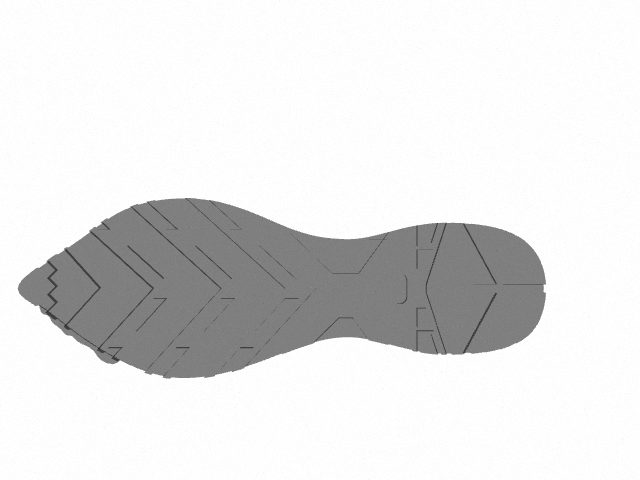
#> input picture Learn to See/Dataset_Generation/models_burrs_base/soles_models/img_sole_n11_0.png, 640 x 480 px, given in place of img_sole_n1_0.png, which was not available
$ python main_burr_generator.py
#> lines starting #> are read from the running program, lines starting #| are printed output that depends on the picture; after the words box and inside, x2 and y2 are one past the last pixel; in counts of white or black regions, pixels touching at a corner belong together; pictures that were not available may be replaced by others from this repository, and a replacement may not be noted
# -*- coding: utf-8 -*-
"""
Created on Sat Oct 28 13:49:47 2023

@author: martin
"""

# -*- coding: utf-8 -*-
"""
Created on Fri Sep  8 12:00:57 2023

@author: martin
"""


import numpy as np
import cv2

import matplotlib.pyplot as plt
import os
from tqdm import tqdm

### IMAGE PRE-PROCESSING ###

# UPLOAD IMAGES


# Load soles models

path = 'models_burrs_base/soles_models/'
files = os.listdir(path)
path_save = 'models_burrs_base/burrs_extracted/'
path_save_bin = 'models_burrs_base/burrs_extracted_bin/'

### create a nominal shape ###
base_1 = cv2.imread("models_burrs_base/soles_models/img_sole_n1_0.png")
#> base_1 is the input picture: shape (480, 640, 3); min 45, max 255, mean 226.3
base_1 = cv2.cvtColor(base_1, cv2.COLOR_BGR2RGB)
base_2 = cv2.imread("models_burrs_base/soles_models/img_sole_n2_0.png")
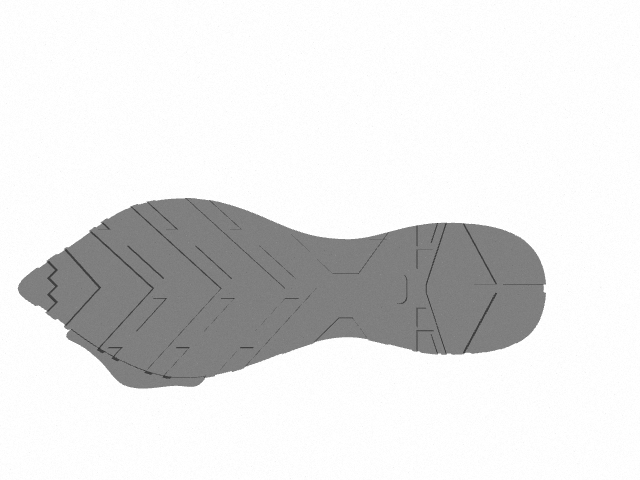
#> input picture Learn to See/Dataset_Generation/models_burrs_base/soles_models/img_sole_n2_0.png, 640 x 480 px
#> base_2 is the input picture: shape (480, 640, 3); min 45, max 255, mean 225.8
base_2 = cv2.cvtColor(base_2, cv2.COLOR_BGR2RGB)

# binary img
_, bin_1 = cv2.threshold(cv2.cvtColor(base_1, cv2.COLOR_RGB2GRAY), 250, 255, cv2.THRESH_BINARY_INV+
                                        cv2.THRESH_OTSU)
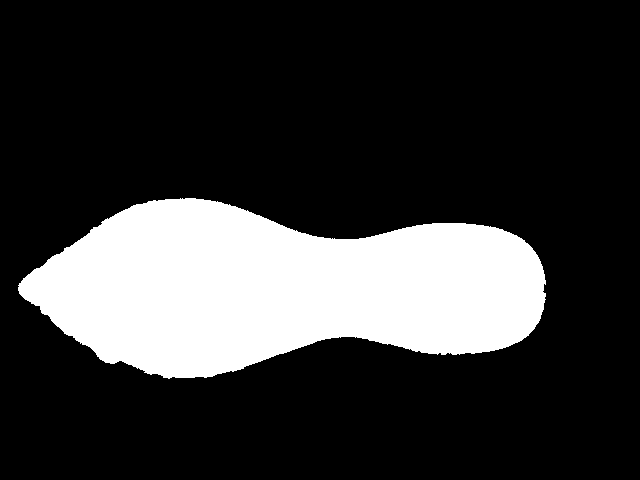
#> bin_1: shape (480, 640); 21.2% white; 1 white region, box (x1, y1, x2, y2) and area: (18, 198, 546, 379) 65209
_, bin_2 = cv2.threshold(cv2.cvtColor(base_2, cv2.COLOR_RGB2GRAY), 250, 255, cv2.THRESH_BINARY_INV+
                                        cv2.THRESH_OTSU)
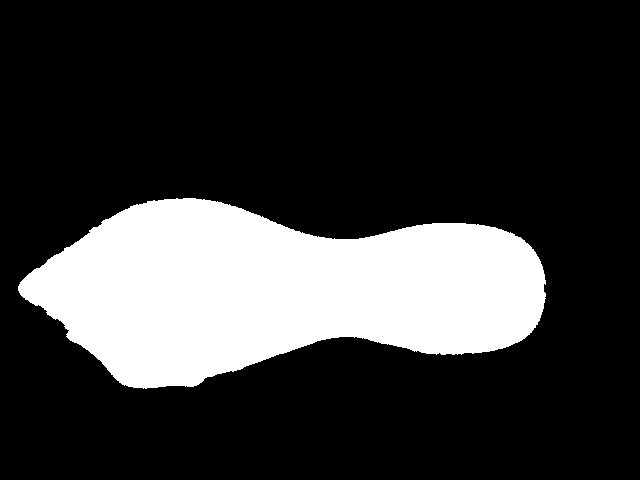
#> bin_2: shape (480, 640); 21.6% white; 1 white region, box (x1, y1, x2, y2) and area: (18, 198, 546, 389) 66486
bin_burr_2 = cv2.subtract(bin_2, bin_1)
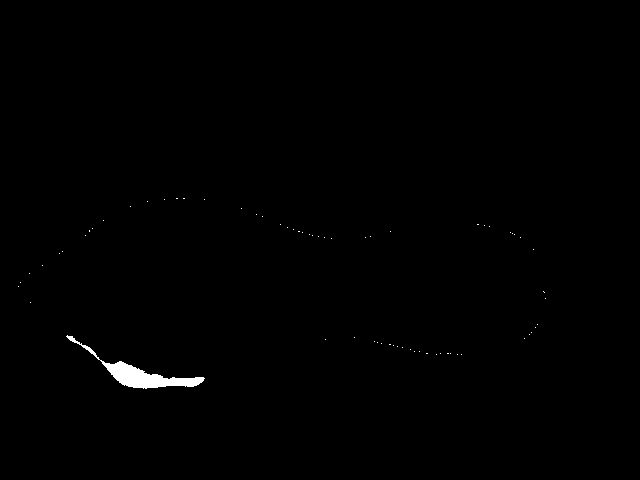
#> bin_burr_2: shape (480, 640); 0.48% white; 68 white regions (67 under 20 px)

# subtract the burr from the rbg img (of sole 2)
contours, hierarchy = cv2.findContours(bin_burr_2, cv2.RETR_CCOMP, cv2.CHAIN_APPROX_SIMPLE)
#> contours = 68 contours, 67 with area under 20; largest, box (x1, y1, x2, y2) and area: (66, 335, 205, 389) 1259
nominal = cv2.drawContours(base_2.copy(), contours, -1, (255, 255, 255), -1)

# binary_nominal_shape
_, nominal_shape = cv2.threshold(cv2.cvtColor(nominal.copy(), cv2.COLOR_RGB2GRAY), 250, 255, cv2.THRESH_BINARY_INV+
                                        cv2.THRESH_OTSU)
#> nominal_shape: shape (480, 640); 21.2% white; 1 white region, box (x1, y1, x2, y2) and area: (18, 198, 546, 379) 65004

# opening morphology to get rid of background noise
kernel = np.ones((2,2),np.uint8)
nominal_shape = cv2.morphologyEx(nominal_shape, cv2.MORPH_OPEN, kernel)
#> nominal_shape: shape (480, 640); 21.2% white; 1 white region, box (x1, y1, x2, y2) and area: (19, 199, 547, 380) 64987

'''# Show it
plt.title('nom bin')
plt.imshow(nominal_shape, cmap="gray")
plt.show()'''

path = 'models_burrs_base/soles_models/'
files = os.listdir(path)
save_path = 'models_burrs_base/burrs_extracted/burr_'
save_nom = 'models_burrs_base/nom_gen/nom_'
for i in tqdm(files):
    image = cv2.imread(path +'/'+i)
    image = cv2.cvtColor(image, cv2.COLOR_BGR2RGB)

    _, bin_img = cv2.threshold(cv2.cvtColor(image, cv2.COLOR_RGB2GRAY), 250, 255, cv2.THRESH_BINARY_INV+
                                            cv2.THRESH_OTSU)

    bin_burr = cv2.subtract(bin_img, nominal_shape)
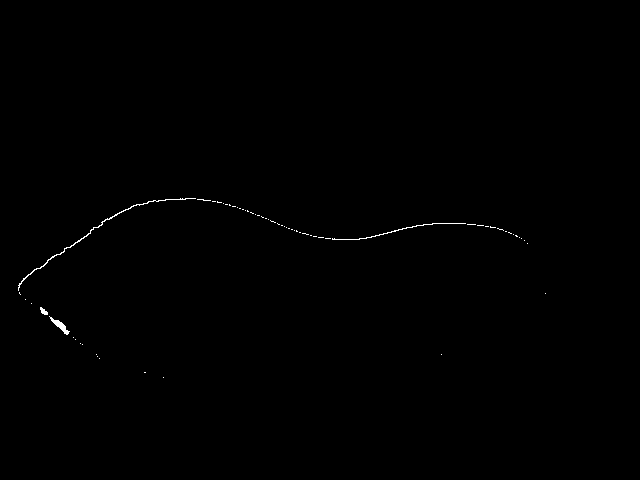
#> bin_burr: shape (480, 640); 0.25% white in thin lines or dots, all inside (x1, y1, x2, y2) = (18, 198, 546, 378)
    contours, hierarchy = cv2.findContours(bin_burr, cv2.RETR_CCOMP, cv2.CHAIN_APPROX_SIMPLE)
#> contours = 64 contours, 61 with area under 20; largest, box (x1, y1, x2, y2) and area: (18, 198, 196, 291) 90, (49, 316, 70, 335) 88, (40, 307, 48, 315) 26
    # extract current nomnal (differentiate for shades depending on sole model)
    curr_nom_or = cv2.drawContours(image.copy(), contours, -1, (255, 255, 255), -1)
    _, curr_nom_shape = cv2.threshold(cv2.cvtColor(curr_nom_or.copy(), cv2.COLOR_RGB2GRAY), 250, 255, cv2.THRESH_BINARY_INV+
                                            cv2.THRESH_OTSU)
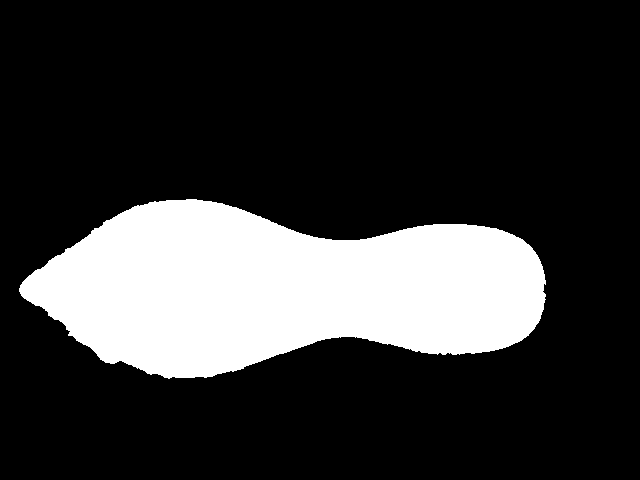
#> curr_nom_shape: shape (480, 640); 21% white; 1 white region, box (x1, y1, x2, y2) and area: (19, 199, 546, 379) 64450
    curr_nom_shape = cv2.cvtColor(cv2.bitwise_not(curr_nom_shape), cv2.COLOR_GRAY2RGB)

    curr_nom = cv2.subtract(curr_nom_or.copy(), curr_nom_shape)
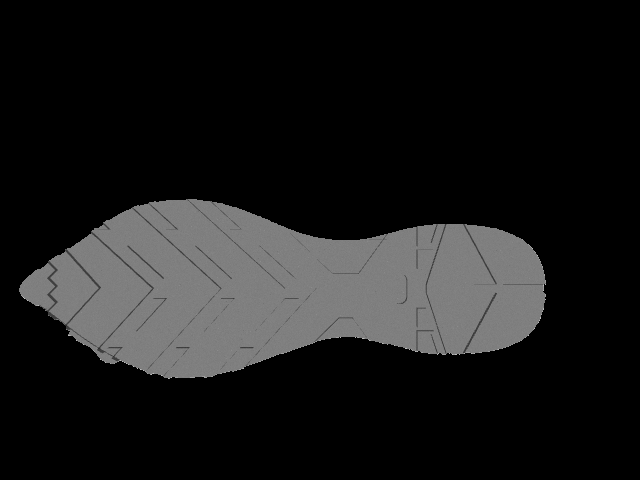
#> curr_nom: shape (480, 640, 3); min 0, max 189, mean 26.3
    curr_nom = curr_nom + curr_nom_shape

    # extract rgb burr
    burr_rgb = image - curr_nom_or


    # opening morphology to get rid of background noise
    kernel = np.ones((3,3),np.uint8)
    burr_rgb = cv2.morphologyEx(burr_rgb, cv2.MORPH_OPEN, kernel)

    name = save_path + i
    cv2.imwrite(name, burr_rgb)
    name = save_nom + i
    cv2.imwrite(name, curr_nom)
#> pass 2 of the loop `for i in tqdm(files):`:
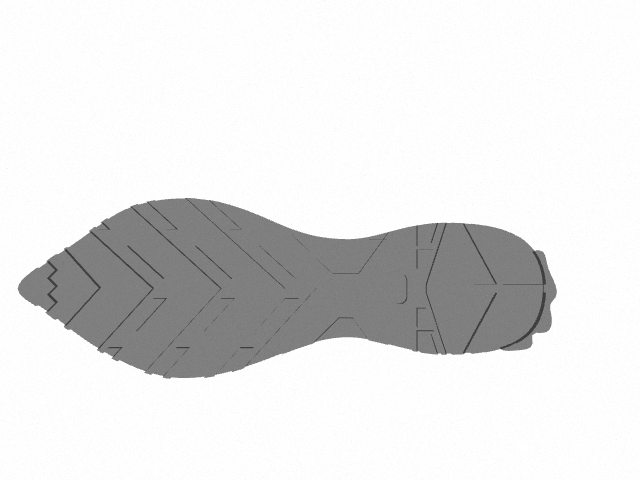
#> input picture Learn to See/Dataset_Generation/models_burrs_base/soles_models/img_sole_n14_0.png, 640 x 480 px
#> image is the input picture: shape (480, 640, 3); min 50, max 255, mean 226.1
#> `_, bin_img = cv2.threshold(cv2.cvtColor(image, cv2.COLOR_RGB2GRAY), 25..`:
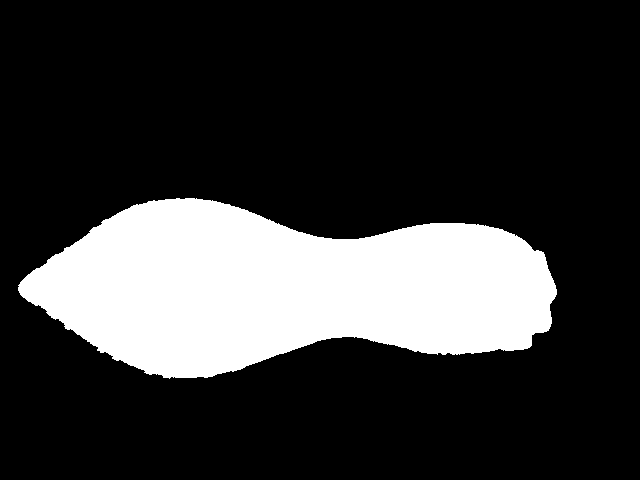
#> bin_img: shape (480, 640); 21.4% white; 1 white region, box (x1, y1, x2, y2) and area: (18, 198, 557, 379) 65727
#> bin_burr: shape (480, 640); 0.48% white; 46 white regions (41 under 20 px)
#> `contours, hierarchy = cv2.findContours(bin_burr, cv2.RETR_CCOMP, cv2.C..`: contours = 46 contours, 43 with area under 20; largest, box (x1, y1, x2, y2) and area: (503, 250, 557, 351) 736, (18, 204, 138, 291) 78, (325, 223, 465, 240) 20
#> `curr_nom = cv2.subtract(curr_nom_or.copy(), curr_nom_shape)`:
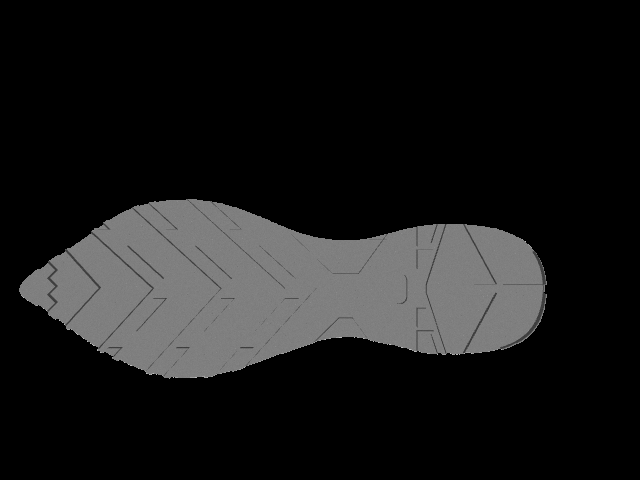
#> curr_nom: shape (480, 640, 3); min 0, max 189, mean 26.1
#> pass 3 of the loop `for i in tqdm(files):`:
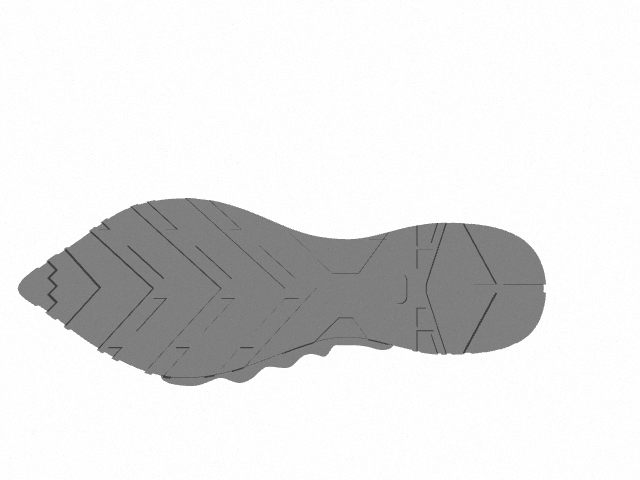
#> input picture Learn to See/Dataset_Generation/models_burrs_base/soles_models/img_sole_n15_0.png, 640 x 480 px
#> image is the input picture: shape (480, 640, 3); min 58, max 255, mean 225.7
#> `_, bin_img = cv2.threshold(cv2.cvtColor(image, cv2.COLOR_RGB2GRAY), 25..`:
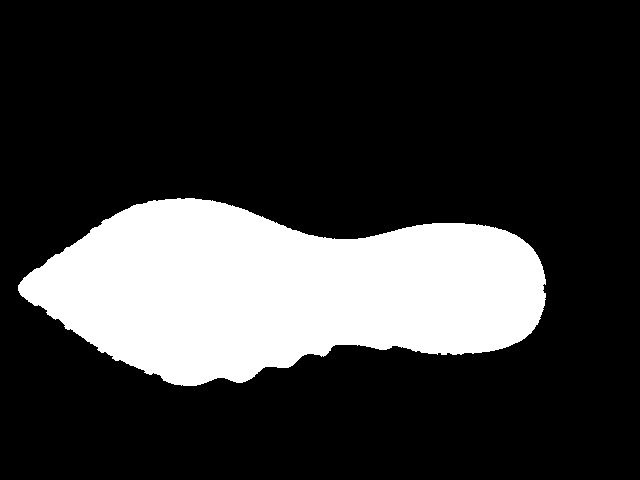
#> bin_img: shape (480, 640); 21.8% white; 1 white region, box (x1, y1, x2, y2) and area: (18, 198, 546, 386) 66824
#> bin_burr: shape (480, 640); 0.8% white; 44 white regions (41 under 20 px)
#> `contours, hierarchy = cv2.findContours(bin_burr, cv2.RETR_CCOMP, cv2.C..`: contours = 44 contours, 41 with area under 20; largest, box (x1, y1, x2, y2) and area: (161, 338, 392, 386) 1595, (18, 198, 195, 291) 94, (324, 223, 465, 240) 20
#> `curr_nom = cv2.subtract(curr_nom_or.copy(), curr_nom_shape)`:
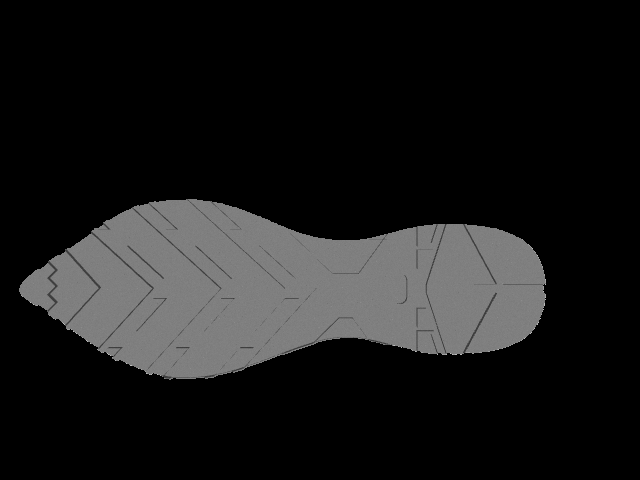
#> curr_nom: shape (480, 640, 3); min 0, max 189, mean 26.2
#> the loop made 5 passes; the first 3 are shown
